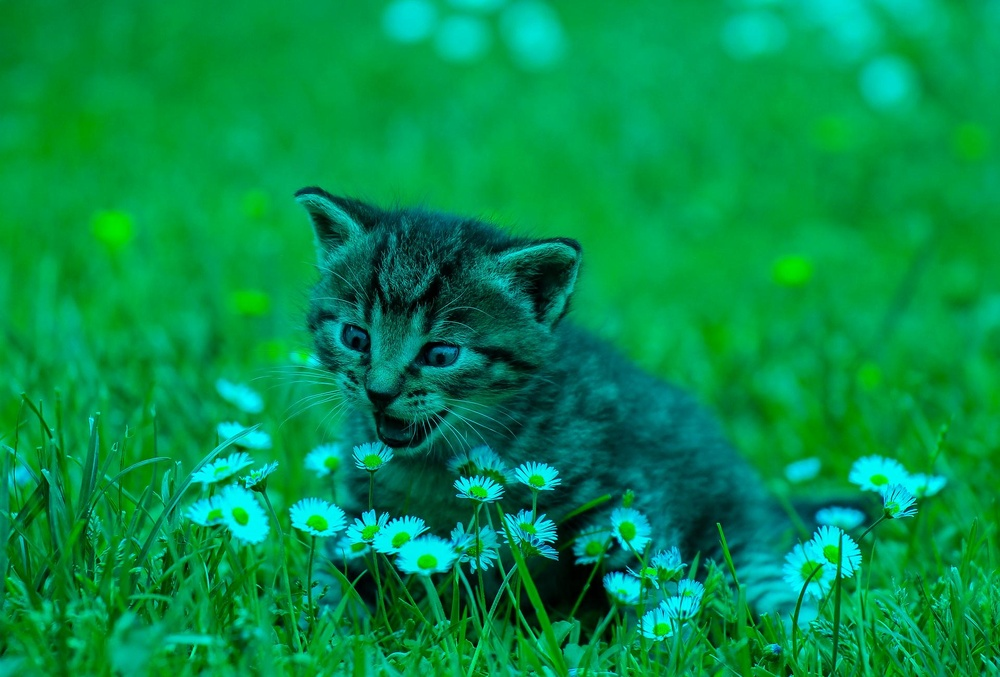
#> input picture Test/blue.jpg, 1000 x 677 px, shrunk from 1920 x 1299 before the run
$ python Test2.py
#> lines starting #> are read from the running program, lines starting #| are printed output that depends on the picture

import matplotlib.pyplot as plt

img = plt.imread("blue.jpg")
#> img is the input picture: shape (677, 1000, 3); mean R, G, B 2.5, 144.1, 73.4
print(type(img))
#| <class 'numpy.ndarray'>
print(img.shape)
#| (677, 1000, 3)
print((img))
#> (printed output is left out)

output = img.copy()  # The original image is read-only!
output[:, :, :1] = 0
plt.imsave("blue.jpg", output)

fig = plt.figure()
ax = fig.subplots()
ax.imshow(img)

plt.figure(figsize = (7,7))
plt.imshow(img[:, :, 1], aspect = 'equal', cmap = 'gray', alpha = 0.5)
plt.show()
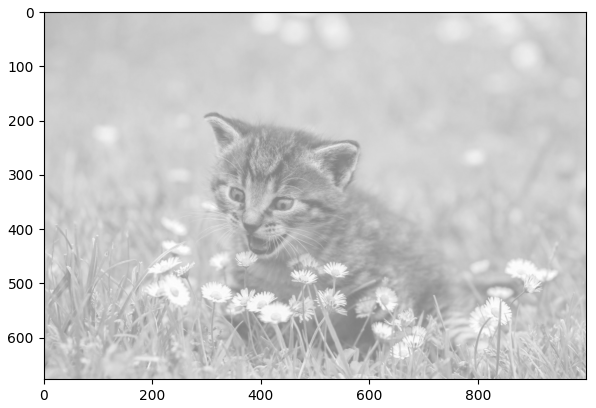
#> figure drawn by matplotlib, 1 panel


import matplotlib.pyplot as plt
import matplotlib.patches as patches
import numpy as np

# Load image
img = plt.imread('kitty.jpg')
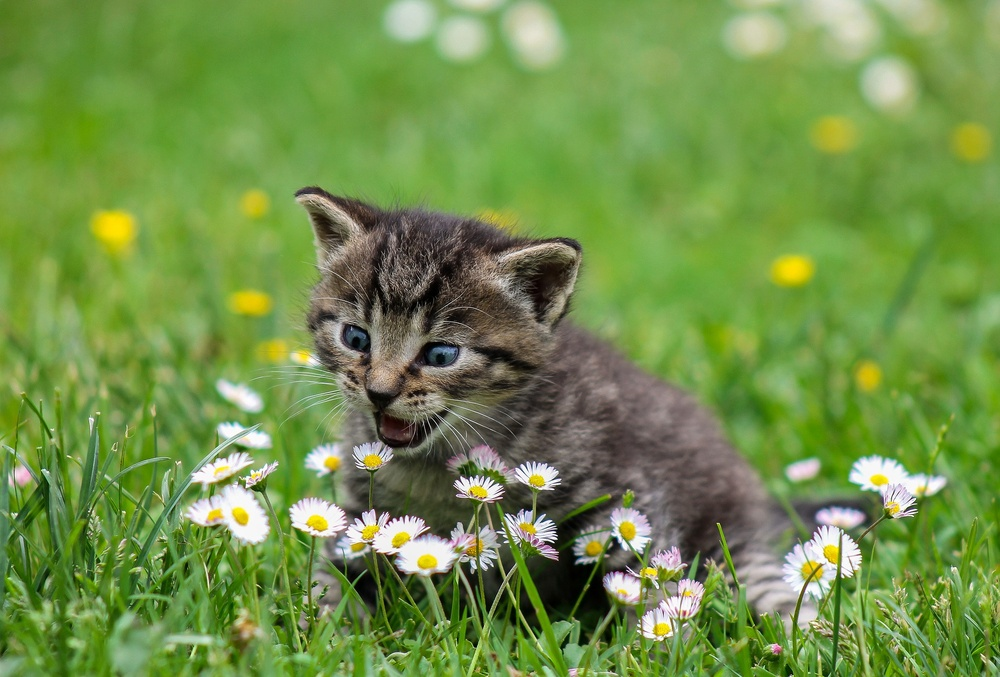
#> input picture Test/kitty.jpg, 1000 x 677 px, shrunk from 1920 x 1299 before the run
#> img is the input picture: shape (677, 1000, 3); mean R, G, B 113.6, 144.2, 73.4

# Create figure and axes objects
fig, ax = plt.subplots()

# Display the image on the axes
ax.imshow(img)

# Create a rectangle patch
rect = patches.Rectangle((50, 50), 200, 300, linewidth=1, edgecolor='r', facecolor='none')

# Add the patch to the axes
ax.add_patch(rect)

# Save the figure
plt.savefig('cropping.jpg')
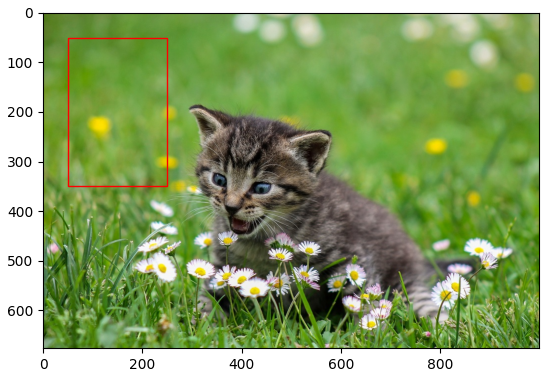
#> figure drawn by matplotlib, 1 panel


import matplotlib.pyplot as plt
import numpy as np

# Create a 2x2 grid of subplots
fig, axs = plt.subplots(2, 2)

# Load four sample images
img1 = np.random.rand(100, 100)
img2 = np.random.rand(100, 100)
img3 = np.random.rand(100, 100)
img4 = np.random.rand(100, 100)

# Plot each image in a different subplot
axs[0, 0].imshow(img1)
axs[0, 1].imshow(img2)
axs[1, 0].imshow(img3)
axs[1, 1].imshow(img4)

# Show the plot
plt.show()
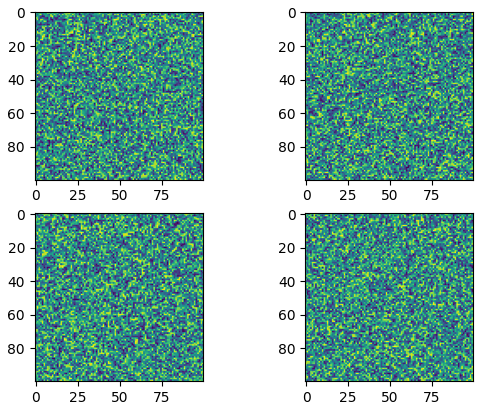
#> figure drawn by matplotlib, 4 panels
